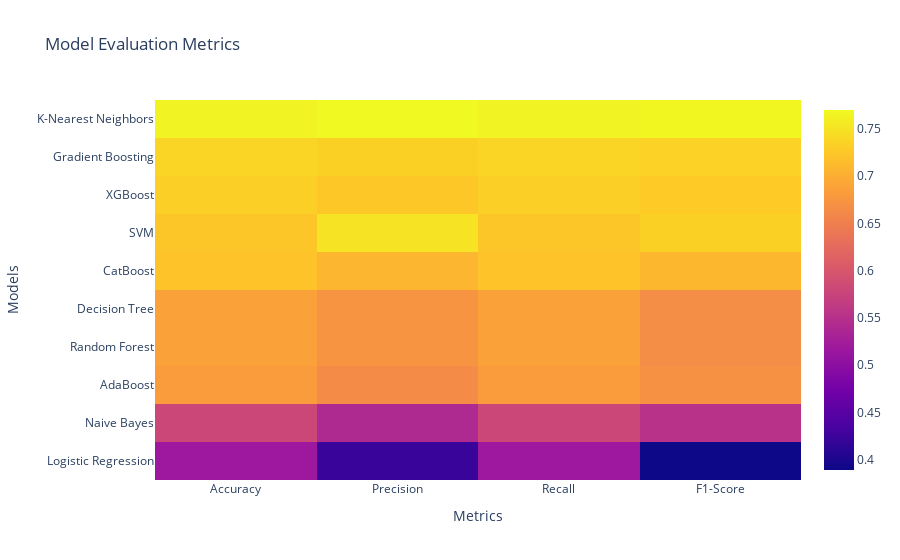

The cell this chart's notebook holds for it:
### Code cell
import plotly.graph_objects as go

# Create a list of models and metrics
models = results_df.sort_values(by='Accuracy', ascending=True)['Model'].tolist() 
metrics = ['Accuracy', 'Precision', 'Recall', 'F1-Score']

# Create a 2D list of values for the heatmap
values =results_df.sort_values(by='Accuracy', ascending=True).iloc[:,1:]


# Create the heatmap
fig = go.Figure(data=go.Heatmap(
    z=values,
    x=metrics,
    y=models,
    hoverongaps=False))

# Update layout
fig.update_layout(
    title='Model Evaluation Metrics',
    xaxis_title='Metrics',
    yaxis_title='Models')

# Show the plot
fig.show()

### Figure 1 — Plotly figure (JSON) as saved in the notebook; plotly's stock layout.template omitted (floating-point values rounded to 4 significant figures)
{"data": [{"hoverongaps": false, "type": "heatmap", "x": ["Accuracy", "Precision", "Recall", "F1-Score"], "y": ["Logistic Regression", "Naive Bayes", "AdaBoost", "Random Forest", "Decision Tree", "CatBoost", "SVM", "XGBoost", "Gradient Boosting", "K-Nearest Neighbors"], "z": [[0.5168, 0.4219, 0.5168, 0.389], [0.5801, 0.5409, 0.5801, 0.5522], [0.6813, 0.664, 0.6813, 0.6701], [0.6869, 0.6736, 0.6869, 0.6652], [0.6869, 0.6736, 0.6869, 0.6652], [0.7206, 0.7084, 0.7206, 0.7091], [0.7242, 0.75, 0.7242, 0.7331], [0.7318, 0.7253, 0.7318, 0.7278], [0.738, 0.7334, 0.738, 0.735], [0.7645, 0.77, 0.7645, 0.767]]}], "layout": {"title": {"text": "Model Evaluation Metrics"}, "xaxis": {"title": {"text": "Metrics"}}, "yaxis": {"title": {"text": "Models"}}}}
